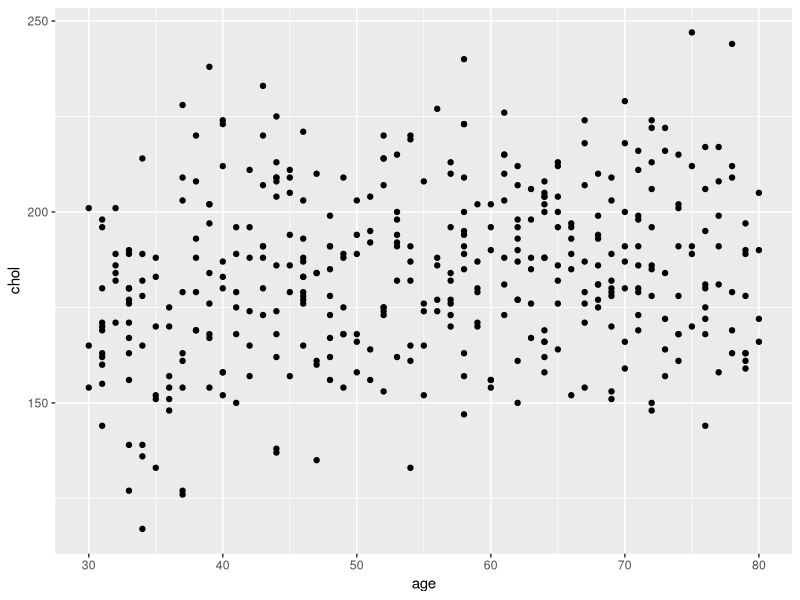
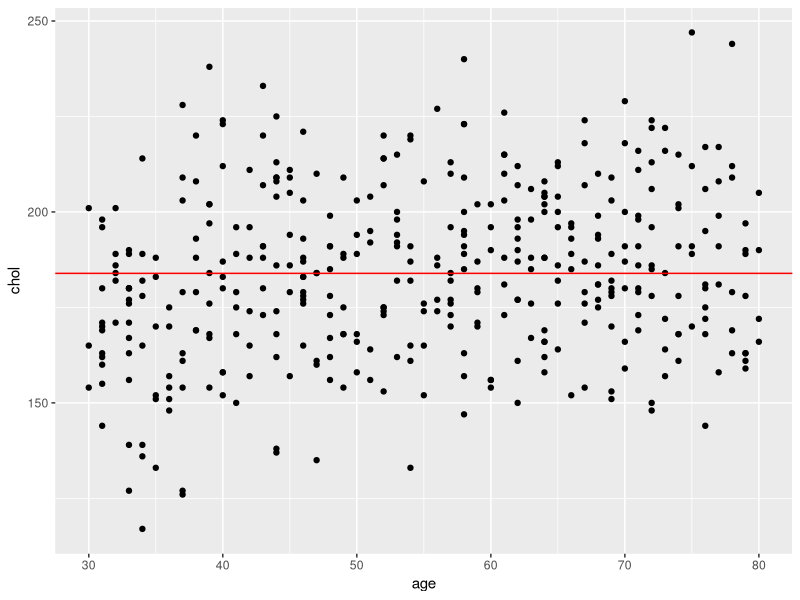
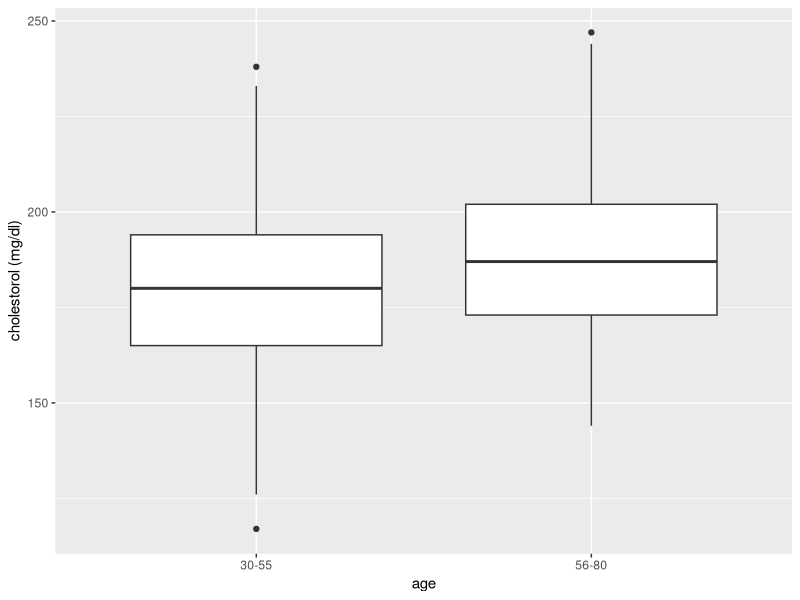
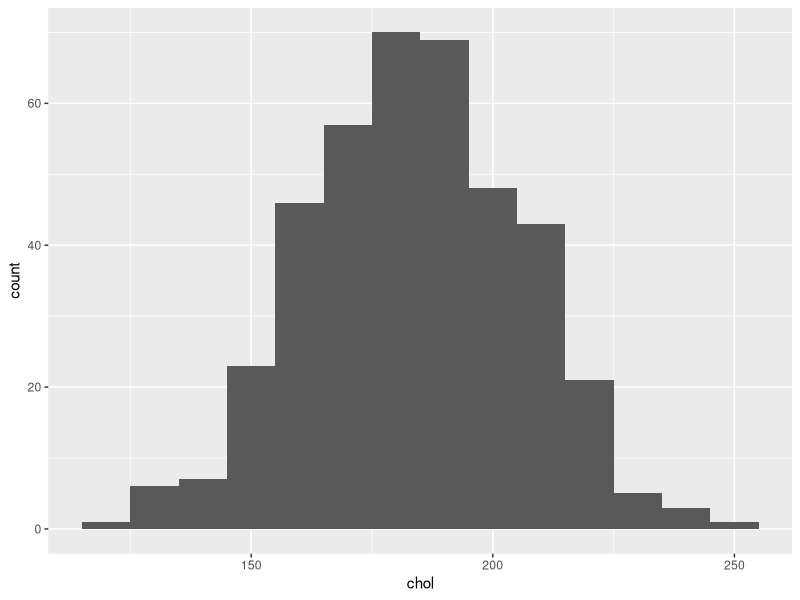
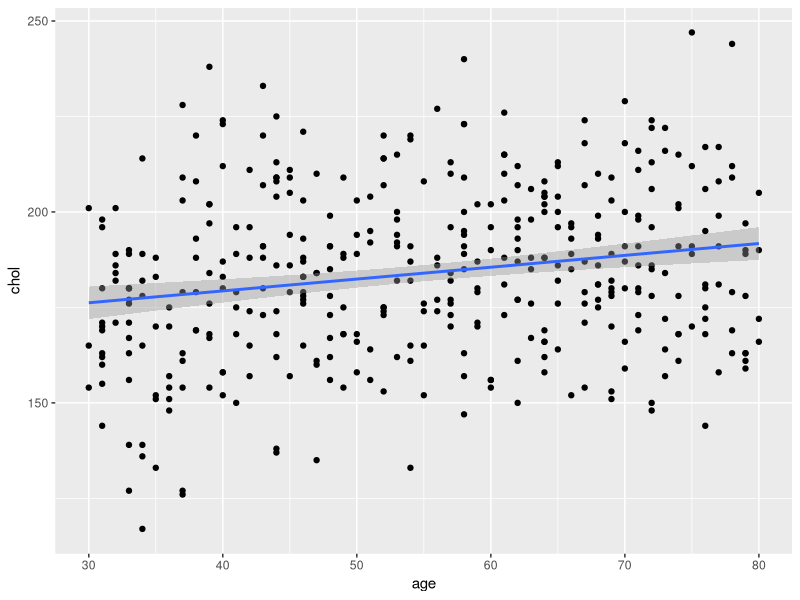
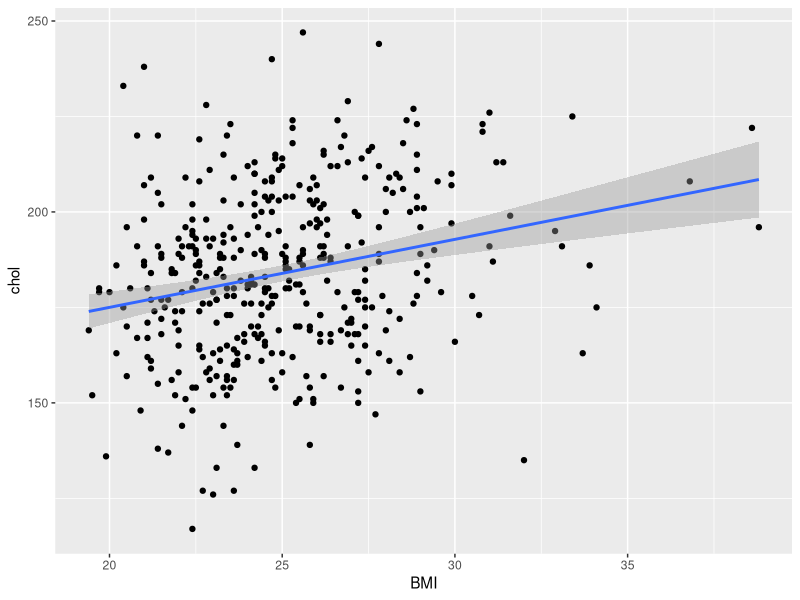
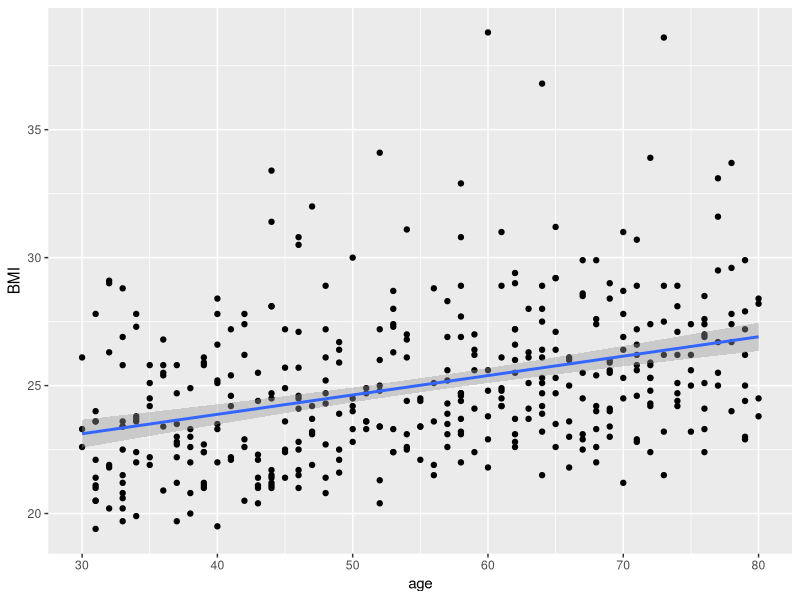
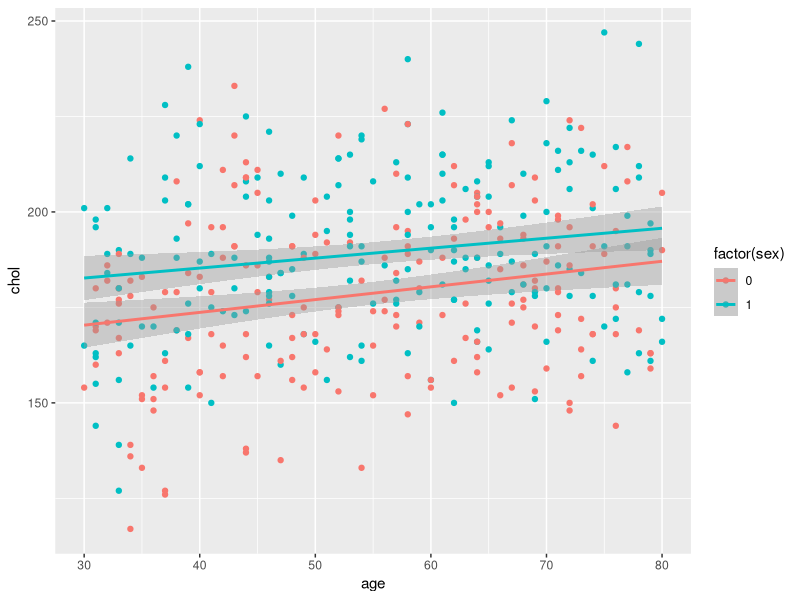

R code for these plots, in order:
## ---- chunk 1
library(tidyverse)
library(knitr)
library(kableExtra)
library(gee)
library(multcomp)
library(broom)
## ---- chunk 2
cholesterol <- read.delim("data/SISG-Data-cholesterol.txt", sep = " ", header = TRUE)
## ---- chunk 3
ggplot(cholesterol, aes(age, chol)) + geom_point()
## ---- chunk 4

ggplot(cholesterol, aes(age, chol)) + geom_point() + geom_hline(yintercept = mean(cholesterol$chol), color = "red")
## ---- chunk 5
cholesterol <- cholesterol %>% mutate(age_group = ifelse(test = cholesterol$age > 55, yes = 1, no = 0))


ggplot(cholesterol, aes(factor(age_group),chol)) + geom_boxplot() +
  scale_x_discrete(labels = c("30-55", "56-80")) +
  xlab("age") +
  ylab("cholestorol (mg/dl)")
  
## ---- chunk 6
t.test(formula = cholesterol$chol ~ cholesterol$age_group, alternative  = "two.sided", conf.level = 0.95)
#is equivalent to
t.test(x= cholesterol$age_group, y = cholesterol$chol)
## ---- chunk 7
dat <- data.frame(model = c("simple linear regression", "multiple linear regression", "one-way analysis of variance (ANOVA)", "multi-way analysis of variance (ANOVA)", "analysis of covariance (ANCOVA)", "nonlinear least squares", "nonlinear analysis of covariance (ANCOVA)", "generalized linear models"), categorical = c("X", "X", "$\\checkmark$", "$\\checkmark$ $\\checkmark$", "$\\checkmark$", "X", "$\\checkmark$", "$\\checkmark$"), continuous = c("$\\checkmark$", "$\\checkmark$ $\\checkmark$", "X", "X", "$\\checkmark$", "$\\checkmark$", "$\\checkmark$", "$\\checkmark$"), linear = c("$\\checkmark$","$\\checkmark$","$\\checkmark$","$\\checkmark$", "$\\checkmark$", "X", "X", "X"), normal_errors = c("$\\checkmark$", "$\\checkmark$", "$\\checkmark$", "$\\checkmark$", "$\\checkmark$", "$\\checkmark$", "$\\checkmark$", "X"), independent = rep("$\\checkmark$", 8))

kable(dat, "html") %>%
  kable_styling(bootstrap_options = c("striped", "hover"), full_width = FALSE, position = "left")

## ---- chunk 8
ggplot(cholesterol, aes(x=chol)) + geom_histogram(binwidth = 10)
## ---- chunk 9
ggplot(cholesterol, aes(age, chol)) + geom_point() + stat_smooth(method = "lm")
## ---- chunk 10
lm(chol~age, data = cholesterol)

fit <- lm(chol~age, data = cholesterol)

summary(fit)
## ---- chunk 11
confint(fit)
## ---- chunk 12
predict.lm(fit, newdata = data.frame(age=47), interval = "confidence")
## ---- chunk 13
predict.lm(fit, newdata = data.frame(age=47), interval = "prediction")
## ---- chunk 14

ggplot(cholesterol, aes(BMI, chol)) + geom_point() + stat_smooth(method = "lm")


## ---- chunk 15
ggplot(cholesterol, aes(age, BMI)) + geom_point() + stat_smooth(method = "lm")

## ---- chunk 16
mfit <- lm(chol ~ age + BMI, data = cholesterol)

summary(mfit)
## ---- chunk 17
anova(fit, mfit)
## ---- chunk 18
mfit2 <- lm(chol ~ age + sex, data = cholesterol)

summary(mfit2)
## ---- chunk 19
intfit <- lm(chol ~ age * sex, data = cholesterol)

summary(intfit)
## ---- chunk 20
anova(mfit2, intfit)
## ---- chunk 21
anova(fit, mfit2)
## ---- chunk 22
ggplot(cholesterol, aes(age, chol, color = factor(sex))) + geom_point() + stat_smooth(method = "lm")
## ---- chunk 23
ggplot(cholesterol, aes(as.factor(rs174548), chol)) + geom_boxplot()

## ---- chunk 24
dat3 <- data.frame(rs174548 = c("C/C", "C/G", "G/G"), x_1=c(0,1,0), x_2 = c(0,0,1))

kable(dat3, "html") %>%
  kable_styling(full_width = FALSE, position = "center")
## ---- chunk 25
anfit1 <- lm(chol ~ as.factor(rs174548), data = cholesterol)

summary(anfit1)
## ---- chunk 26
anova(anfit1)
## ---- chunk 27
tfit <- lm(chol ~ -1 + as.factor(rs174548), data = cholesterol)

#generate a contrast matrix for multiple comparisons
M = contrMat(table(cholesterol$rs174548), type = "Tukey")
M
#get estimates for multiple comparisons, 'general linear hypothesis testing'
mc = glht(tfit, linfct = M)

#adjust pvalues for mulitple comparisons
summary(mc, test = adjusted("none"))
summary(mc, test = adjusted("bonferroni"))

#other types
summary(mc, test = adjusted("BH"))
summary(mc, test = adjusted("fdr"))
## ---- chunk 28
bartlett.test(chol ~ as.factor(rs174548), data = cholesterol)
## ---- chunk 29
oneway.test(chol ~ as.factor(rs174548), data = cholesterol)
## ---- chunk 30
summary(gee(chol ~ as.factor(rs174548), data = cholesterol, id=seq(1, length(chol))))
## ---- chunk 31
twofit <-lm(chol ~ as.factor(sex) + as.factor(rs174548), data = cholesterol) 

summary(twofit)
## ---- chunk 32
genfit <- lm(chol ~ as.factor(sex), data = cholesterol)
## ---- chunk 33
anova(genfit, twofit)
## ---- chunk 34
intfit2 <- lm(chol ~ as.factor(sex) * as.factor(rs174548), data = cholesterol)
summary(intfit2)
## ---- chunk 35
anova(twofit,intfit2)
## ---- chunk 36
ggplot(cholesterol, aes(age, chol, color = as.factor(rs174548))) + geom_point() + stat_smooth(method = "lm")
## ---- chunk 37
ancfit <- lm(chol ~ as.factor(rs174548) + age, data = cholesterol)
summary(ancfit)

## ---- chunk 38
intfit3 <- lm(chol ~ as.factor(rs174548) * age, data = cholesterol)
summary(intfit3)
## ---- chunk 39
anova(ancfit, intfit3)
## ---- chunk 40
dat2 <- data.frame(model = c("simple linear regression", "multiple linear regression", "one-way analysis of variance (ANOVA)", "multi-way analysis of variance (ANOVA)", "analysis of covariance (ANCOVA)"), categorical = c("X", "X", "$\\checkmark$", "$\\checkmark$ $\\checkmark$", "$\\checkmark$"), continuous = c("$\\checkmark$", "$\\checkmark$ $\\checkmark$", "X", "X", "$\\checkmark$"),R_code = c("lm(chol ~ BMI)", "lm(chol ~ BMI + age)", "lm(chol ~ factor(sex))", "lm(chol ~ factor(sex)*factor(APOE))", "lm(chol~factor(APOE)*BMI) "))


kable(dat2, "html") %>%
  kable_styling(bootstrap_options = c("striped", "hover"), full_width = FALSE, position = "left")

## ---- chunk 41
dat2 <- data.frame(model = c("simple linear regression", "multiple linear regression", "one-way analysis of variance (ANOVA)", "multi-way analysis of variance (ANOVA)", "analysis of covariance (ANCOVA)", "nonlinear least squares", "nonlinear analysis of covariance (ANCOVA)", "generalized linear models"), R_code = c("lm(y ~ x)", "lm(y ~ x + I(x^2))", "lm(y ~ f)", "lm(y ~ f~1~*f~2~)", "lm(y~f*x) ", "nls(y~a*x^b, start = list(a=1, b=1))", "nlsList(y ~ a*x^b|x~2~, data, start = list(a=1, b=1))","glm(cbind(y, N-y)~x, family = 'binomial')"))


kable(dat2, "html") %>%
  kable_styling(bootstrap_options = c("striped", "hover"), full_width = FALSE, position = "left")

## ---- chunk 42
str(fit)
## ---- chunk 43
ggplot(cholesterol, aes(x=age, y=fit$residuals)) + geom_point() + geom_hline(yintercept=0, color="black")

## ---- chunk 44
datfit <- augment(fit)
## ---- chunk 45
ggplot(datfit, aes(.fitted, .resid)) + geom_point()  + geom_hline(yintercept=0, color="black")

## ---- chunk 46
qqnorm(fit$residuals)
## ---- chunk 47
ggplot(cholesterol, aes(age, TG)) + geom_point() + stat_smooth(method = "lm")
## ---- chunk 48
fitTG <- lm(TG ~ age, data = cholesterol)

datfitTG <- augment(fitTG)
## ---- chunk 49
ggplot(datfitTG, aes(.fitted, .resid)) + geom_point()  + geom_hline(yintercept=0, color="black")

## ---- chunk 50
qqnorm(datfitTG$.resid)
## ---- chunk 51
geefit <- gee(TG ~ age, data = cholesterol, id = seq(1, length(age)))

summary(geefit)
## ---- chunk 52
logfit <- lm(log(TG) ~ age, data = cholesterol)

logdat <- augment(logfit)
summary(logfit)
## ---- chunk 53
ggplot(logdat, aes(.fitted, .resid)) + geom_point()  + geom_hline(yintercept=0, color="black")
